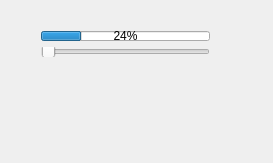
<?xml version="1.0" encoding="UTF-8"?>
<ui version="4.0">
 <class>MainWindow</class>
 <widget class="QMainWindow" name="MainWindow">
  <property name="geometry">
   <rect>
    <x>0</x>
    <y>0</y>
    <width>273</width>
    <height>163</height>
   </rect>
  </property>
  <property name="windowTitle">
   <string>MainWindow</string>
  </property>
  <widget class="QWidget" name="centralWidget">
   <widget class="QWidget" name="">
    <property name="geometry">
     <rect>
      <x>30</x>
      <y>20</y>
      <width>191</width>
      <height>48</height>
     </rect>
    </property>
    <layout class="QVBoxLayout" name="verticalLayout">
     <item>
      <widget class="QProgressBar" name="progressBar">
       <property name="value">
        <number>24</number>
       </property>
      </widget>
     </item>
     <item>
      <widget class="QSlider" name="horizontalSlider">
       <property name="orientation">
        <enum>Qt::Horizontal</enum>
       </property>
      </widget>
     </item>
    </layout>
   </widget>
  </widget>
  <widget class="QMenuBar" name="menuBar">
   <property name="geometry">
    <rect>
     <x>0</x>
     <y>0</y>
     <width>273</width>
     <height>22</height>
    </rect>
   </property>
  </widget>
 </widget>
 <layoutdefault spacing="6" margin="11"/>
 <resources/>
 <connections/>
</ui>
